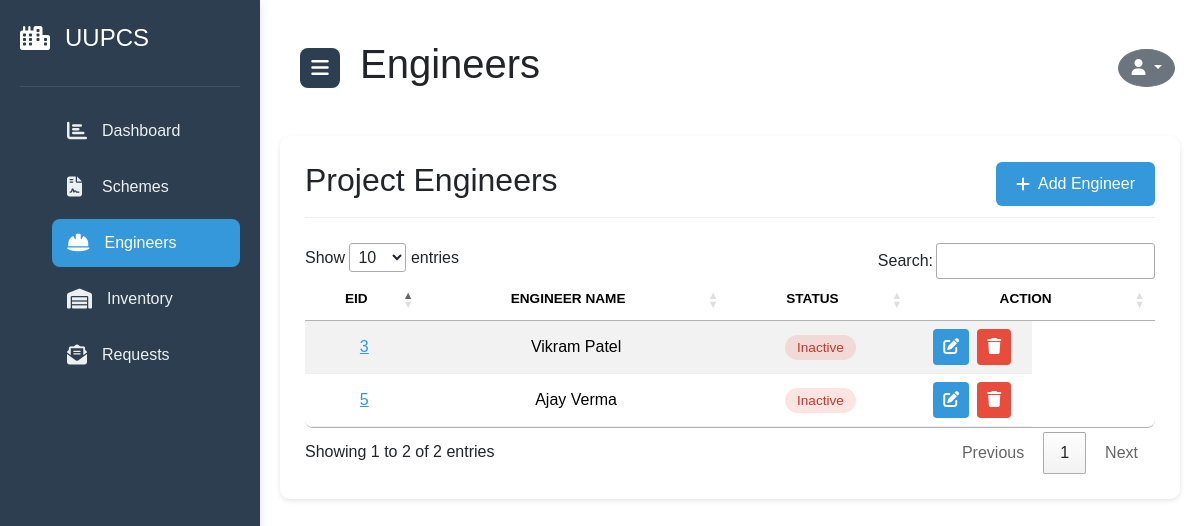
The app's page /cengineers.php (signed in) with its own data.
### tables this page shows
CREATE TABLE `users` (
  `id` int(11) NOT NULL,
  `name` varchar(100) DEFAULT NULL,
  `email` varchar(100) DEFAULT NULL,
  `password` varchar(255) DEFAULT NULL,
  `dob` date DEFAULT NULL,
  `mobile` varchar(15) DEFAULT NULL,
  `photo` varchar(255) DEFAULT NULL,
  `details` text DEFAULT NULL,
  `department` varchar(100) DEFAULT NULL,
  `role` enum('ceo','engineer') DEFAULT NULL,
  `created_at` timestamp NOT NULL DEFAULT current_timestamp(),
  `updated_at` timestamp NOT NULL DEFAULT current_timestamp() ON UPDATE current_timestamp()
);

### cengineers.php (the view, shortened to what this page needs)
<?php
include 'db.php';
$user_department = $_SESSION['department'];
$query = "
    SELECT e.id, e.name,
           CASE
               WHEN s.assigned_engineer_id IS NOT NULL AND s.status = 'ongoing' THEN 'Active'
               ELSE 'Inactive'
           END AS status
    FROM users e
    LEFT JOIN schemes s ON e.id = s.assigned_engineer_id
    WHERE e.department = ? AND e.role = 'engineer'
    GROUP BY e.id, e.name
";
$stmt = $conn->prepare($query);
$stmt->bind_param("s", $user_department);
$stmt->execute();
$result = $stmt->get_result();
?>
<!DOCTYPE html>
<html lang="en">
<head>
  <link rel="stylesheet" href="style.css" />
  <link rel="stylesheet" href="https://cdnjs.cloudflare.com/ajax/libs/font-awesome/6.4.0/css/all.min.css" />
  <link href="https://cdn.jsdelivr.net/npm/bootstrap@5.3.2/dist/css/bootstrap.min.css" rel="stylesheet">
  <link rel="stylesheet" href="https://cdn.datatables.net/1.11.5/css/jquery.dataTables.min.css">
</head>
<body>
  <div class="sidebar">
    <div class="logo">
      <i class="fas fa-city"></i>
      <span class="logo-name">UUPCS</span>
    </div>
    <nav>
      <ul>
        <li>
          <a href="dashboard.php">
            <i class="fas fa-chart-bar"></i>
            <span class="nav-item">Dashboard</span>
          </a>
        </li>
        <li>
          <a href="schemes.php">
            <i class="fas fa-file-contract"></i>
            <span class="nav-item">Schemes</span>
          </a>
        </li>
        <li>
          <a href="cengineers.php" class="active">
            <i class="fas fa-hard-hat"></i>
            <span class="nav-item">Engineers</span>
          </a>
        </li>
        <li>
          <a href="inventory.php">
            <i class="fas fa-warehouse"></i>
            <span class="nav-item">Inventory</span>
          </a>
        </li>
        <li>
          <a href="requests.php">
            <i class="fas fa-envelope-open-text"></i>
            <span class="nav-item">Requests</span>
          </a>
        </li>
      </ul>
    </nav>
  </div>
  <div class="main-content">
    <header>
      <div class="header-content">
        <div class="toggle">
          <i class="fas fa-bars menu-icon"></i>
        </div>
        <h1>Engineers</h1>
      <div class="dropdown" style="position:absolute;  right:25px;">
        <button class="btn btn-secondary dropdown-toggle rounded-circle" type="button" id="userDropdown"
          data-bs-toggle="dropdown" aria-expanded="false">
          <i class="fas fa-user"></i>
        </button>
      </div>
      </div>
    </header>
    <div class="engineers-container">
      <div class="engineers-header">
        <h2>Project Engineers</h2>
        <button class="add-engineer-btn">
          <i class="fas fa-plus"></i> Add Engineer
        </button>
      </div>
      <div class="schemes-table">
        <table id="engineerstable" class="table table-striped w-100 text-center">
          <thead>
            <tr>
              <th class="text-center">EID</th>
              <th class="text-center">Engineer Name</th>
              <th class="text-center">Status</th>
              <th class="text-center">Action</th>
            </tr>
          </thead>
          <tbody>
            <?php while ($row = $result->fetch_assoc()): ?>
              <tr>
                <td class="text-center"><?php echo htmlspecialchars($row['id']); ?></td>
                <td class="text-center"><?php echo htmlspecialchars($row['name']); ?></td>
                <td class="text-center">
                  <span class="status-badge <?php echo strtolower($row['status']); ?>">
                    <?php echo htmlspecialchars($row['status']); ?>
                  </span>
                </td>
                <td class="text-center action-buttons">
                  <button class="edit-btn" data-id="<?php echo htmlspecialchars($row['id']); ?>">
                    <i class="fas fa-edit"></i>
                  </button>
                  <?php if ($row['status'] === 'Inactive'): ?>
                    <button class="delete-btn" data-id="<?php echo htmlspecialchars($row['id']); ?>">
                      <i class="fas fa-trash"></i>
                    </button>
                  <?php endif; ?>
                </td>
              </tr>
            <?php endwhile; ?>
          </tbody>
        </table>
      </div>
    </div>
  </div>
</body>
</html>

### style.css (style rules this page uses)
* { margin: 0; padding: 0; box-sizing: border-box; font-family: Arial, sans-serif; }
body { min-height: 100vh; background: #f5f5f5; }
.sidebar { position: fixed; top: 0; left: 0; height: 100%; width: 260px; background: #2c3e50; padding: 20px; transition: all 0.3s ease; box-shadow: 0 0 10px rgba(0, 0, 0, 0.1); }
.logo { color: #fff; display: flex; align-items: center; gap: 15px; font-size: 24px; padding-bottom: 30px; border-bottom: 1px solid rgba(255, 255, 255, 0.1); margin-bottom: 20px; }
.logo-name { transition: opacity 0.3s ease; white-space: nowrap; }
.toggle { height: 40px; width: 40px; background: #2c3e50; color: #fff; border-radius: 8px; display: flex; align-items: center; justify-content: center; cursor: pointer; transition: all 0.3s ease; }
.menu-icon { font-size: 20px; }
nav ul { list-style: none; }
nav ul li { margin: 8px 0; position: relative; }
nav ul li a { color: #ecf0f1; text-decoration: none; display: flex; align-items: center; gap: 15px; font-size: 16px; padding: 12px 15px; border-radius: 8px; transition: all 0.3s ease; }
nav ul li a i { min-width: 20px; font-size: 20px; }
nav ul li a.active { background: #3498db; color: #fff; }
.main-content { margin-left: 260px; padding: 20px; transition: all 0.5s ease; }
header { display: flex; justify-content: space-between; align-items: center; padding: 20px; background: #fff; border-radius: 10px; }
.header-content { display: flex; align-items: center; gap: 20px; }
.status-badge { padding: 5px 12px; border-radius: 20px; font-size: 0.85rem; font-weight: 500; }
.schemes-table { width: 100%; overflow-x: auto; }
.schemes-table table { width: 100%; border-collapse: collapse; background: #fff; border-radius: 8px; overflow: hidden; }
.schemes-table th, .schemes-table td { padding: 15px; text-align: left; border-bottom: 1px solid #eee; }
.schemes-table th { background: #f8f9fa; color: #2c3e50; font-weight: 600; text-transform: uppercase; font-size: 0.85rem; }
.schemes-table td { color: #444; }
.schemes-table td:last-child { width: 100px; text-align: center; }
.schemes-table td:first-child { color: #3498db; font-weight: 500; cursor: pointer; text-decoration: underline; }
.schemes-table td { vertical-align: middle; }
.engineers-container { background: #fff; border-radius: 10px; padding: 25px; margin-top: 20px; box-shadow: 0 2px 5px rgba(0, 0, 0, 0.1); }
.engineers-header { display: flex; justify-content: space-between; align-items: center; margin-bottom: 25px; padding-bottom: 10px; border-bottom: 1px solid #eee; }
.add-engineer-btn { background: #3498db; color: #fff; border: none; padding: 10px 20px; border-radius: 6px; display: flex; align-items: center; gap: 8px; cursor: pointer; transition: all 0.3s ease; }
.status-badge.inactive { background: rgba(231, 76, 60, 0.15); color: #c0392b; }
.action-buttons { display: flex; gap: 8px; justify-content: center; }
.edit-btn, .delete-btn { border: none; padding: 6px 10px; border-radius: 4px; cursor: pointer; transition: all 0.3s ease; }
.edit-btn { background: #3498db; color: #fff; }
.delete-btn { background: #e74c3c; color: #fff; }

### records on screen
users: id "3", name "Vikram Patel", status "Inactive"
users: id "5", name "Ajay Verma", status "Inactive"
